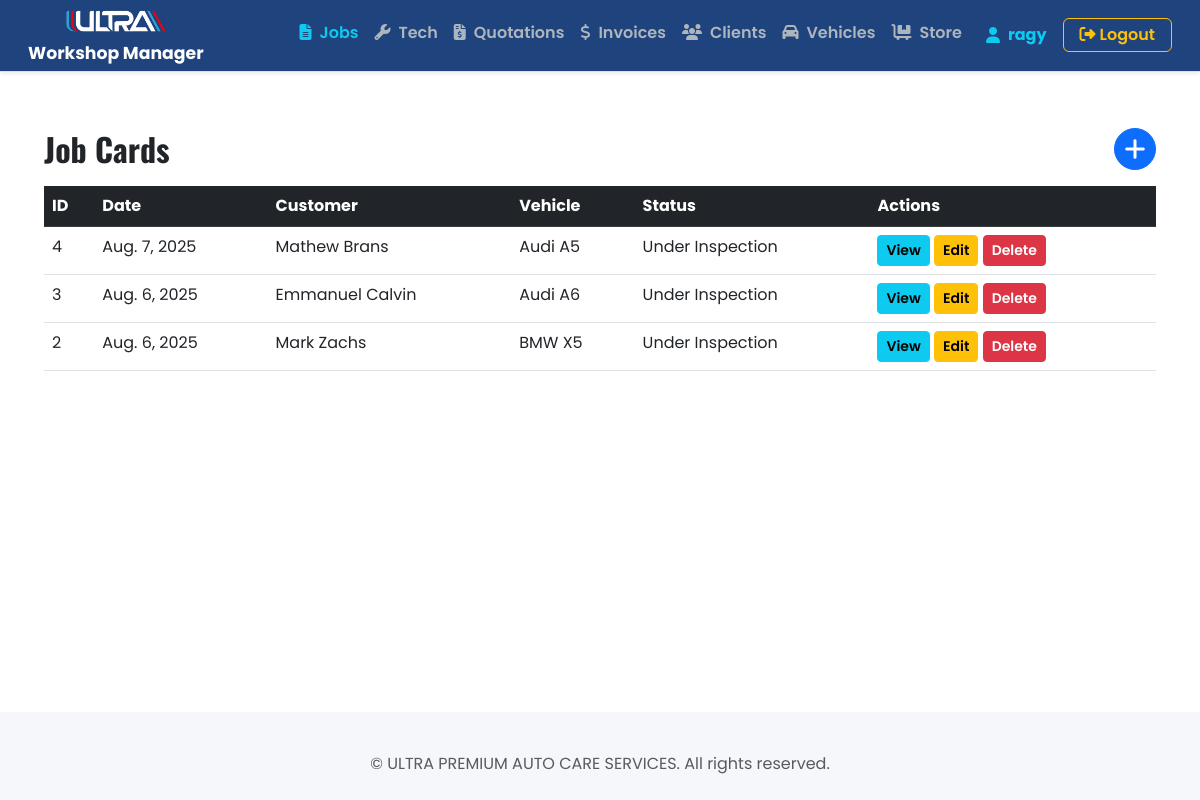
The app's page /jobcards/active/ (signed in) with its own data.
### jobcards/models.py (models this page shows, shortened)
class JobCard(models.Model):
    objects = models.Manager()  # Default manager for admin, migrations, and normal queries
    active = ActiveJobCardManager()
    completed = CompletedJobCardManager()
    customer = models.ForeignKey(Customer, on_delete=models.CASCADE, related_name='jobcards')
    vehicle = models.ForeignKey(Vehicle, on_delete=models.CASCADE, related_name='jobcards')
    date = models.DateField(default=datetime.date.today)
    time = models.TimeField(default=datetime.time(0, 0))
    job_status = models.CharField(
        max_length=50,
        choices=[
            ('under_inspection', 'Under Inspection'),
            ('inspection_completed', 'Inspection Completed'),
            ('parts_sourcing', 'Parts Sourcing'),
            ('quote_issued', 'Quote Issued'),
            ('pending_approval', 'Pending Approval'),
            ('waiting_parts', 'Waiting Parts'),
            ('work_in_progress', 'Work in Progress'),
            ('work_completed', 'Work Completed'),
            ('under_testing', 'Under Testing'),
            ('ready_washing', 'Ready for Washing'),
            ('ready_collection', 'Ready for Collection'),
            ('delivered', 'Delivered'),
        ],
        default='under_inspection'
    )
    customer_comments = models.TextField(blank=True, null=True)
    workshop_comments = models.TextField(blank=True, null=True)
    required_jobs = models.TextField(blank=True, null=True)
    created_at = models.DateTimeField(auto_now_add=True)

### customers/models.py (models this page shows, shortened)
class Customer(models.Model):
    name = models.CharField(max_length=100)
    phone = models.CharField(max_length=20)
    email = models.EmailField(blank=True, null=True)
    company = models.CharField(max_length=150, blank=True, null=True)
    trn = models.CharField(max_length=20, blank=True, null=True)

### vehicles/models.py (models this page shows, shortened)
class Vehicle(models.Model):
    customer = models.ForeignKey(Customer, on_delete=models.CASCADE, related_name="vehicles")
    make = models.CharField(max_length=50)
    model = models.CharField(max_length=50)
    color = models.CharField(max_length=30)
    year = models.PositiveIntegerField()
    plate = models.CharField(help_text="number + code + city", max_length=20, unique=True)
    vin = models.CharField(help_text="16 digits", max_length=50, blank=True, null=True)
    mileage = models.PositiveIntegerField(help_text="Enter current mileage in KM", null=True, blank=True)

### jobcards/views.py (the view)
# urls.py: path('active/', ActiveJobCardListView.as_view(), name='active_jobcards'),
class ActiveJobCardListView(ListView):
    model = JobCard
    template_name = 'jobcards/list.html'
    context_object_name = 'jobcards'
    ordering = ['-date', '-id']
    def get_queryset(self):
        return JobCard.active.all().order_by('-date', '-id')

### jobcards/models.py (called while the page is built)
    def get_queryset(self):
        return super().get_queryset().exclude(job_status__in=['ready_collection', 'delivered'])

### jobcards/templates/jobcards/list.html (shortened to what this page needs)
{% extends 'core/base.html' %}
{% load widget_tweaks %}
{% block content %}
<div class="container mt-4">
    <div class="d-flex align-items-center justify-content-between mb-3">
        <h2 class="mb-0">Job Cards</h2>
        <a href="{% url 'jobcard_create' %}" class="btn btn-primary rounded-circle d-flex align-items-center justify-content-center" style="width: 42px; height: 42px; font-size: 1.5rem;">
            <i class="fas fa-plus"></i>
        </a>
    </div>
    {% if jobcards %}
    <table class="table table-hover">
        <thead class="table-dark">
            <tr>
                <th>ID</th>
                <th>Date</th>
                <th>Customer</th>
                <th>Vehicle</th>
                <th>Status</th>
                <th>Actions</th>
            </tr>
        </thead>
        <tbody>
            {% for job in jobcards %}
            <tr>
                <td>{{ job.id }}</td>
                <td>{{ job.date }}</td>
                <td>{{ job.customer.name }}</td>
                <td>{{ job.vehicle.make }} {{ job.vehicle.model }}</td>
                <td>{{ job.get_job_status_display }}</td>
                <td>
                    <a href="{% url 'jobcard_detail' job.pk %}" class="btn btn-sm btn-info">View</a>
                    <a href="{% url 'jobcard_edit' job.pk %}" class="btn btn-sm btn-warning">Edit</a>
                    <a href="{% url 'jobcard_delete' job.pk %}" class="btn btn-sm btn-danger"onclick="return confirm('Are you sure?')">Delete</a>
                </td>
            </tr>
            {% endfor %}
        </tbody>
    </table>
    {% else %}
    <p>No job cards found.</p>
    {% endif %}
</div>
{% endblock %}

### core/templates/core/base.html (shortened to what this page needs)
{% load static %}
{% load crispy_forms_tags %}
<!DOCTYPE html>
<html lang="en">
<head>
    <link href="https://cdn.jsdelivr.net/npm/bootstrap@5.3.0/dist/css/bootstrap.min.css" rel="stylesheet" />
    <link href="https://cdnjs.cloudflare.com/ajax/libs/font-awesome/6.4.0/css/all.min.css" rel="stylesheet" />
    <link rel="stylesheet" href="{% static 'css/base.css' %}" />
</head>
<body>
    <nav id="navbar" class="navbar navbar-expand-sm navbar-dark border-bottom shadow-sm px-3 py-2" aria-label="Main navigation"
        style="background-color: #1f437d;">
        <div class="container-fluid">
            <div class="d-flex flex-column align-items-center justify-content-center me-4" style="min-width: 120px;">
                <a href="{% url 'dashboard' %}" class="text-decoration-none d-flex flex-column align-items-center">
                    <img src="{% static 'images/logo.png' %}" alt="Logo" height="28"
                        style="background: transparent; box-shadow: none; margin-bottom: 4px;">
                    <span class="fw-bold text-white mt-1" style="font-size: 1.08rem; line-height: 1.1;">Workshop
                        Manager</span>
                </a>
            </div>
            <div class="collapse navbar-collapse" id="navbarCollapse">
                <ul class="navbar-nav ms-auto mb-2 mb-lg-0">
                    <li class="nav-item">
                        <a href="{% url 'jobcard_list' %}"
                            class="nav-link {% if 'jobcards' in request.path %}active{% endif %}"><i
                                class="fas fa-file-alt me-2"></i>Jobs</a>
                    </li>
                    <li class="nav-item">
                        <a href="{% url 'inspections:inspection_list' %}"
                            class="nav-link {% if 'inspections' in request.path %}active{% endif %}"><i
                                class="fas fa-solid fa-wrench me-2"></i>Tech</a>
                    </li>
                    <li class="nav-item">
                        <a href="{% url 'quotation_list' %}"
                            class="nav-link {% if 'quotations' in request.path %}active{% endif %}"><i
                                class="fas fa-solid fa-file-invoice-dollar me-2"></i>Quotations</a>
                    </li>
                    <li class="nav-item">
                        <a href="#" class="nav-link {% if 'inventory' in request.path %}active{% endif %}"><i
                                class="fas fa-solid fa-dollar-sign me-2"></i>Invoices</a>
                    </li>
                    <li class="nav-item">
                        <a href="{% url 'customer_list' %}"
                            class="nav-link {% if 'customers' in request.path %}active{% endif %}"><i
                                class="fas fa-users me-2"></i>Clients</a>
                    </li>
                    <li class="nav-item">
                        <a href="{% url 'vehicle_list' %}"
                            class="nav-link {% if 'vehicles' in request.path %}active{% endif %}"><i
                                class="fas fa-solid fa-car me-2"></i>Vehicles</a>
                    </li>
                    <li class="nav-item">
                        <a href="#" class="nav-link {% if 'inventory' in request.path %}active{% endif %}"><i
                                class="fas fa-solid fa-cart-flatbed me-2"></i>Store</a>
                    </li>
                </ul>
                <div class="d-flex align-items-center gap-2 ms-3">
                    {% if request.user.is_authenticated %}
                    <span class="navbar-text text-info fw-bold d-flex align-items-center"><i
                            class="fas fa-user me-2"></i>{{ request.user.username }}</span>
                    <form action="{% url 'logout' %}" method="post" class="d-inline">
                        <button type="submit" class="btn btn-outline-warning ms-2 px-3 py-1"><i
                                class="fas fa-sign-out-alt me-1"></i>Logout</button>
                    </form>
                    {% else %}
                    <a href="{% url 'login' %}" class="btn btn-outline-warning px-3 py-1"><i
                            class="fas fa-sign-in-alt me-1"></i>Login</a>
                    <a href="{% url 'register' %}" class="btn btn-outline-light px-3 py-1"><i
                            class="fas fa-user-plus me-1"></i>Register</a>
                    {% endif %}
                </div>
            </div>
        </div>
    </nav>
    <main class="main-content" style="min-height: 80vh;">
        {% block content %}{% endblock %}
    </main>
    <footer class="bg-transparent py-3 mt-4">
        <div class="container">
            <p class="text-center text-muted mb-0">&copy; {{ current_year }} ULTRA PREMIUM AUTO CARE SERVICES. All rights reserved.</p>
        </div>
    </footer>
</body>
</html>

### core/static/css/base.css (style rules this page uses)
body { background-color: #f5f7fa; overflow-x: hidden; margin: 0; padding: 0; font-family: 'Poppins', sans-serif; font-weight: 400; height: 100vh; }
h1, h2 { font-family: 'Oswald', sans-serif; font-weight: 700; }
.container-fluid { display: flex; }
.nav-link { color: #adb5bd; padding: 0.6rem 1rem; border-radius: 4px; margin-bottom: 0.3rem; transition: all 0.2s ease; }
.nav-link, .btn, .card-title { font-family: 'Poppins', sans-serif; font-weight: 600; }
.nav-link.active { color: #0dcaf0 !important; background-color: transparent !important; }
.main-content { padding: 2rem; background-color: white; min-height: 100vh; }

### records on screen
JobCard: id "4", date "Aug. 7, 2025", customer.name "Mathew Brans", vehicle.make "Audi", vehicle.model "A5", job_status "Under Inspection"
JobCard: id "3", date "Aug. 6, 2025", customer.name "Emmanuel Calvin", vehicle.make "Audi", vehicle.model "A6", job_status "Under Inspection"
JobCard: id "2", date "Aug. 6, 2025", customer.name "Mark Zachs", vehicle.make "BMW", vehicle.model "X5", job_status "Under Inspection"

### other values on screen
{{ request.user.username }} "ragy"
